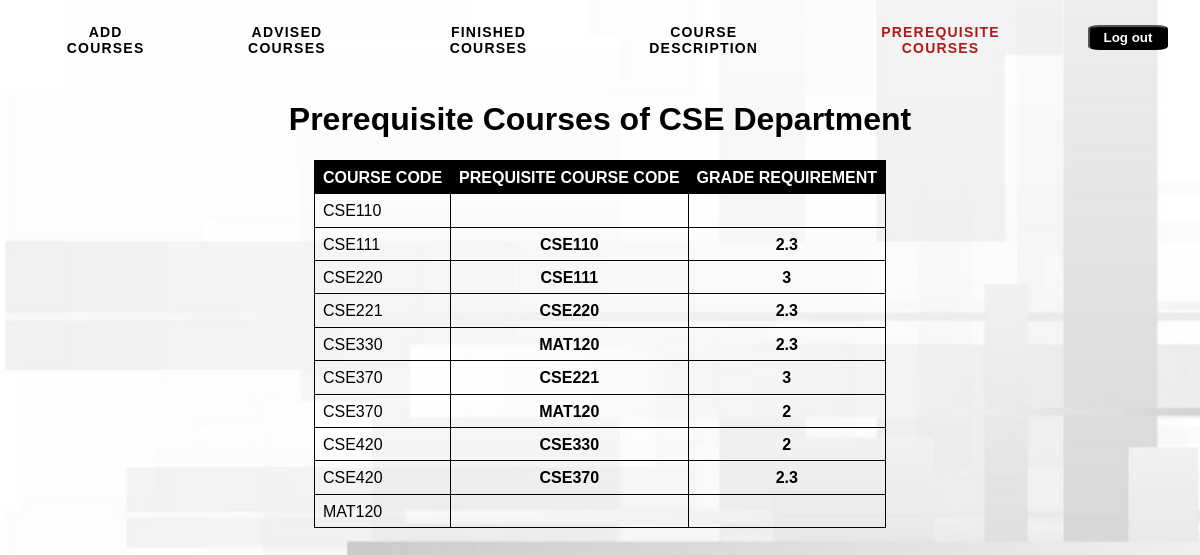
The page /View/prereq.php (signed in) on the database its author committed.
### tables this page shows
CREATE TABLE `pre_req_course` (
  `COURSE_ID` varchar(15) NOT NULL,
  `PRE_REQ_COURSE_ID` varchar(15) NOT NULL,
  `PRE_REQ_REQUIREMENT` float DEFAULT NULL
);

### Model/Model.php (called while the page is built, shortened)
<?php
class Model
{
  public function preReqCourseView()
  {
    include('connect.php');
    $sql = "SELECT * from pre_req_course";
    $result = mysqli_query($con, $sql);
    return mysqli_fetch_all($result, MYSQLI_ASSOC);
  }
}

### Controller/viewPreReqCourseController.php (called while the page is built, shortened)
<?php
  include('controller.php');
  $rows = $model->preReqCourseView();

### View/prereq.php (the view, shortened to what this page needs)
<?php include('../Controller/viewPreReqCourseController.php'); ?>
<html>
<head>
  <link rel="stylesheet" href="assets/css/style.css">
</head>
<?php include('templates/header.php'); ?>
<body align="center">
  <h1>Prerequisite Courses of CSE Department</h1>
  <div>
    <table align="center">
      <thead>
        <tr>
          <th>COURSE CODE</th>
          <th>PREQUISITE COURSE CODE</th>
          <th>GRADE REQUIREMENT</th>
        </tr>
      </thead>
      <tbody>
        <?php
        foreach ($rows as $row) :
          echo "<tr><td>" . $row["COURSE_ID"] . "</td><td><b>" . $row["PRE_REQ_COURSE_ID"] . "</b></td><td><b>" . $row["PRE_REQ_REQUIREMENT"] . "</b></td></tr>";
        endforeach;
        ?>
      </tbody>
    </table>
  </div>
  <br>
</body>
</html>

### View/templates/header.php (shortened to what this page needs)
<header>
  <div class="container">
    <nav>
        <div class="nav-wrapper">
          <ul class="menu" >
            <li><a href="unfinished.php" class="add-course active" >Add Courses</a></li>
            <li><a  href="advisedCourse.php" class="advised-course">Advised Courses</a></li>
            <li><a  href="finishedCourse.php" class="finished-course">Finished Courses</a></li>
            <li><a href="courses.php" class="courses">Course Description</a></li>
            <li><a href="prereq.php" class="prereq-course">Prerequisite Courses</a></li>
            <li><a href="../index.php" ><button class="logout" type="submit" id="logout"><b>Log out</b></button></a></li>
          </ul>
        </div>
      </nav>
    </div>
</header>

### View/assets/css/style.css (style rules this page uses)
html { box-sizing: border-box; }
*, *:before, *:after { box-sizing: inherit; }
html { margin: 0; padding: 0; width: 100%; height: 100vh; }
button { color: white; background: black; }
body { padding: 0; margin: 0; width: 100%; height: 70vh; font-family: 'Poppins', sans-serif; font-weight: 400; background: url("../image/cover.jpg"); background-position: center; background-size: cover; -webkit-font-smoothing: antialiased; -moz-osx-font-smoothing: grayscale; }
a { color: black; font-weight: bold; text-decoration: none; }
nav { padding: 8px; }
nav ul { display: flex; justify-content: center; align-items: center; }
nav ul li { display: inline-block; float: left; }
nav ul li:not(:first-child) { margin-left: 48px; }
nav ul li:last-child { margin-right: 24px; }
nav ul li a { display: inline-block; outline: none; color: #000; text-decoration: none; font-size: 14px; letter-spacing: 1.2px; font-weight: 600; text-transform: uppercase; }
.logout { margin-top: -6%; height: 25px; width:80px; border-radius:15%; cursor: pointer; }
table { font: 1em sans-serif; border-collapse: collapse; border-spacing: 0; min-width: 30%; }
table td, table th { border: 1px solid black; padding: 0.5em 0.5em 0.4em; }
table thead th { color: white; background: black; }
table tbody td + td { text-align: center; }
table tbody td:last-child { text-align: center; }
.active { color: #af1a1a; }

### rows shown on the page
pre_req_course: COURSE_ID "CSE110"
pre_req_course: COURSE_ID "CSE111", PRE_REQ_COURSE_ID "CSE110", PRE_REQ_REQUIREMENT "2.3"
pre_req_course: COURSE_ID "CSE220", PRE_REQ_COURSE_ID "CSE111", PRE_REQ_REQUIREMENT "3"
pre_req_course: COURSE_ID "CSE221", PRE_REQ_COURSE_ID "CSE220", PRE_REQ_REQUIREMENT "2.3"
pre_req_course: COURSE_ID "CSE330", PRE_REQ_COURSE_ID "MAT120", PRE_REQ_REQUIREMENT "2.3"
pre_req_course: COURSE_ID "CSE370", PRE_REQ_COURSE_ID "CSE221", PRE_REQ_REQUIREMENT "3"
pre_req_course: COURSE_ID "CSE370", PRE_REQ_COURSE_ID "MAT120", PRE_REQ_REQUIREMENT "2"
pre_req_course: COURSE_ID "CSE420", PRE_REQ_COURSE_ID "CSE330", PRE_REQ_REQUIREMENT "2"
pre_req_course: COURSE_ID "CSE420", PRE_REQ_COURSE_ID "CSE370", PRE_REQ_REQUIREMENT "2.3"
pre_req_course: COURSE_ID "MAT120"
